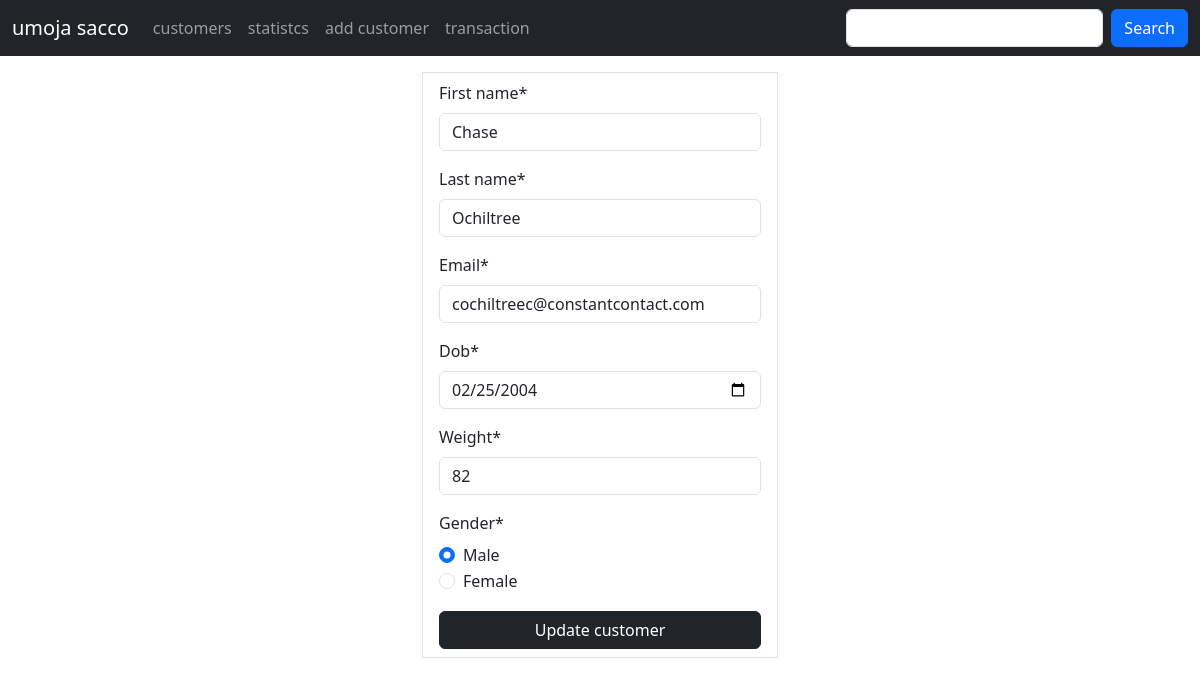
The app's page /customers/update/13 with its own data.
### dbs/models.py (models this page shows, shortened)
class Customer(models.Model):
    first_name = models.CharField(max_length=30)
    last_name = models.CharField(max_length=30)
    email = models.EmailField(unique=True)
    dob = models.DateField()
    gender = models.CharField(max_length=10)
    weight = models.PositiveIntegerField(default=0)
    created_at = models.DateTimeField(auto_now_add=True)
    updated_at = models.DateTimeField(auto_now=True)
    class Meta:
        db_table = 'customers'

### dbs/views.py (the view)
# urls.py: path('customers/update/<int:customer_id>', views.update_customer, name='update_customer'),
def update_customer(request,customer_id):
    customer = get_object_or_404(Customer, id=customer_id)
    if request.method == 'POST':
        form = CustomerForm(request.POST, instance=customer)
        if form.is_valid():
            form.save()
            return redirect('customers')
    else:
        form = CustomerForm(instance=customer)
    return render(request, 'customer_update_form.html', {"form": form})

### dbs/app_forms.py
class CustomerForm(forms.ModelForm):
    gender = forms.ChoiceField(choices=GENDER_CHOICES,widget=forms.RadioSelect)
    class Meta:
        model = Customer
        fields = ['first_name', 'last_name', 'email', 'dob', 'weight', 'gender']
        widgets = {
            'first_name': forms.TextInput(attrs={'class': 'form-control'}),
            'last_name': forms.TextInput(attrs={'class': 'form-control'}),
            'email': forms.EmailInput(attrs={'class': 'form-control'}),
            'dob': forms.DateInput(attrs={'type':'date','min':'1990-01-01', 'max':'2013-12-31'}),
            'weight': forms.TextInput(attrs={'type':'number','min':'0','max':'100'}),
            'gender': forms.Select(choices=GENDER_CHOICES, attrs={'class': 'form-control'}),
        }

### templates/customer_update_form.html (shortened to what this page needs)
{% extends 'master.html' %}
{% load crispy_forms_tags %}
{% block content %}
	<div class="container">
    <div class="row justify-content-center">
        <div class="col-sm-4">
             <form class="border px-3 py-2 mt-3" action="" method="post" enctype="multipart/form-data">
                 {{ form | crispy }}
                 <button class="btn btn-dark w-100">Update customer </button>
            </form>
        </div>
    </div>
    </div>
{% endblock %}

### templates/master.html (style rules this page uses)
legend { font-weight: 1rem; }

### records on screen
Customer: first_name "Chase", last_name "Ochiltree", email "cochiltreec@constantcontact.com", dob "02/25/2004", weight "82", gender "☑ Male ☐ Female"
